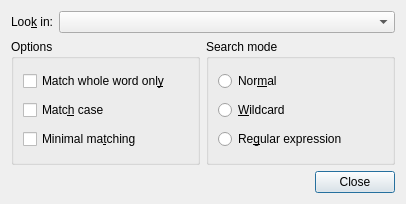
<?xml version="1.0" encoding="UTF-8"?>
<ui version="4.0">
 <class>FindReplaceOptions</class>
 <widget class="QDialog" name="FindReplaceOptions">
  <property name="geometry">
   <rect>
    <x>0</x>
    <y>0</y>
    <width>406</width>
    <height>204</height>
   </rect>
  </property>
  <property name="windowTitle">
   <string>Find / Replace Options</string>
  </property>
  <layout class="QVBoxLayout" name="verticalLayout">
   <item>
    <layout class="QHBoxLayout" name="horizontalLayout">
     <item>
      <widget class="QLabel" name="lbLookIn">
       <property name="sizePolicy">
        <sizepolicy hsizetype="Minimum" vsizetype="Preferred">
         <horstretch>0</horstretch>
         <verstretch>0</verstretch>
        </sizepolicy>
       </property>
       <property name="text">
        <string>Loo&amp;k in:</string>
       </property>
       <property name="buddy">
        <cstring>lookWhere</cstring>
       </property>
      </widget>
     </item>
     <item>
      <widget class="QComboBox" name="lookWhere">
       <property name="sizePolicy">
        <sizepolicy hsizetype="Expanding" vsizetype="Fixed">
         <horstretch>0</horstretch>
         <verstretch>0</verstretch>
        </sizepolicy>
       </property>
      </widget>
     </item>
    </layout>
   </item>
   <item>
    <layout class="QHBoxLayout" name="horizontalLayout_2">
     <item>
      <widget class="QGroupBox" name="groupBox_3">
       <property name="title">
        <string>Options</string>
       </property>
       <layout class="QVBoxLayout" name="verticalLayout_8">
        <item>
         <widget class="QCheckBox" name="matchWholeWord">
          <property name="text">
           <string>Match whole word onl&amp;y</string>
          </property>
         </widget>
        </item>
        <item>
         <widget class="QCheckBox" name="matchCase">
          <property name="text">
           <string>Matc&amp;h case</string>
          </property>
         </widget>
        </item>
        <item>
         <widget class="QCheckBox" name="matchMinimal">
          <property name="toolTip">
           <string>&lt;p&gt;Make the expression match as little as possible.&lt;/p&gt;</string>
          </property>
          <property name="text">
           <string>Minimal ma&amp;tching</string>
          </property>
         </widget>
        </item>
       </layout>
      </widget>
     </item>
     <item>
      <widget class="QGroupBox" name="groupBox_2">
       <property name="title">
        <string>Search mode</string>
       </property>
       <layout class="QVBoxLayout" name="verticalLayout_4">
        <item>
         <widget class="QRadioButton" name="searchNormal">
          <property name="toolTip">
           <string>&lt;p&gt;Normal, character by character comparison.&lt;/p&gt;</string>
          </property>
          <property name="text">
           <string>Nor&amp;mal</string>
          </property>
         </widget>
        </item>
        <item>
         <widget class="QRadioButton" name="searchWildcard">
          <property name="toolTip">
           <string>&lt;p&gt;Wildcard matching.&lt;/p&gt;
&lt;p&gt;&lt;b&gt;?&lt;/b&gt; - Matches any single character.&lt;p&gt;
&lt;p&gt;&lt;b&gt;*&lt;/b&gt; - Matches zero or more of any characters.&lt;p&gt;
&lt;p&gt;&lt;b&gt;[...]&lt;/b&gt; - Character set.&lt;p&gt;</string>
          </property>
          <property name="text">
           <string>&amp;Wildcard</string>
          </property>
         </widget>
        </item>
        <item>
         <widget class="QRadioButton" name="searchRegex">
          <property name="toolTip">
           <string>&lt;p&gt;Perl-like regular expressions, with minor differences.&lt;/p&gt;</string>
          </property>
          <property name="text">
           <string>Re&amp;gular expression</string>
          </property>
         </widget>
        </item>
       </layout>
      </widget>
     </item>
    </layout>
   </item>
   <item>
    <widget class="QDialogButtonBox" name="buttonBox">
     <property name="orientation">
      <enum>Qt::Horizontal</enum>
     </property>
     <property name="standardButtons">
      <set>QDialogButtonBox::Close</set>
     </property>
    </widget>
   </item>
  </layout>
 </widget>
 <resources/>
 <connections>
  <connection>
   <sender>buttonBox</sender>
   <signal>accepted()</signal>
   <receiver>FindReplaceOptions</receiver>
   <slot>accept()</slot>
   <hints>
    <hint type="sourcelabel">
     <x>248</x>
     <y>254</y>
    </hint>
    <hint type="destinationlabel">
     <x>157</x>
     <y>274</y>
    </hint>
   </hints>
  </connection>
  <connection>
   <sender>buttonBox</sender>
   <signal>rejected()</signal>
   <receiver>FindReplaceOptions</receiver>
   <slot>reject()</slot>
   <hints>
    <hint type="sourcelabel">
     <x>316</x>
     <y>260</y>
    </hint>
    <hint type="destinationlabel">
     <x>286</x>
     <y>274</y>
    </hint>
   </hints>
  </connection>
 </connections>
</ui>
